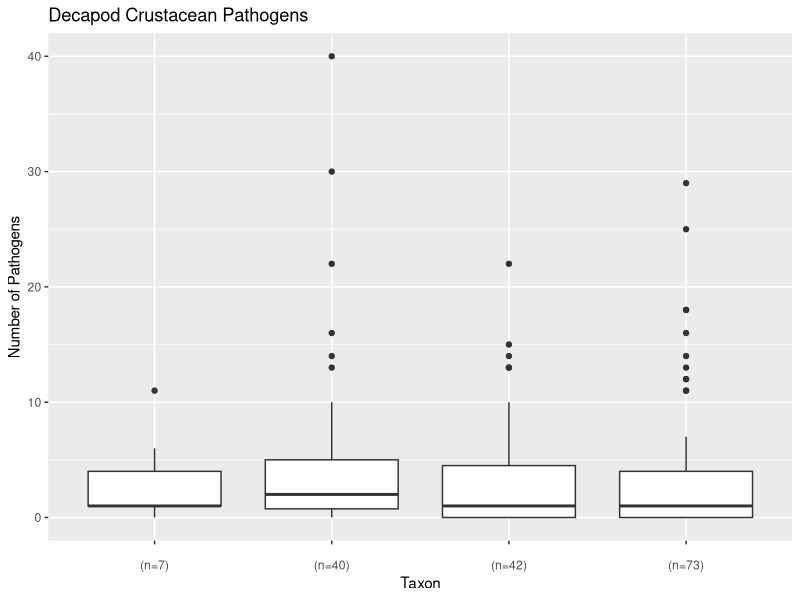
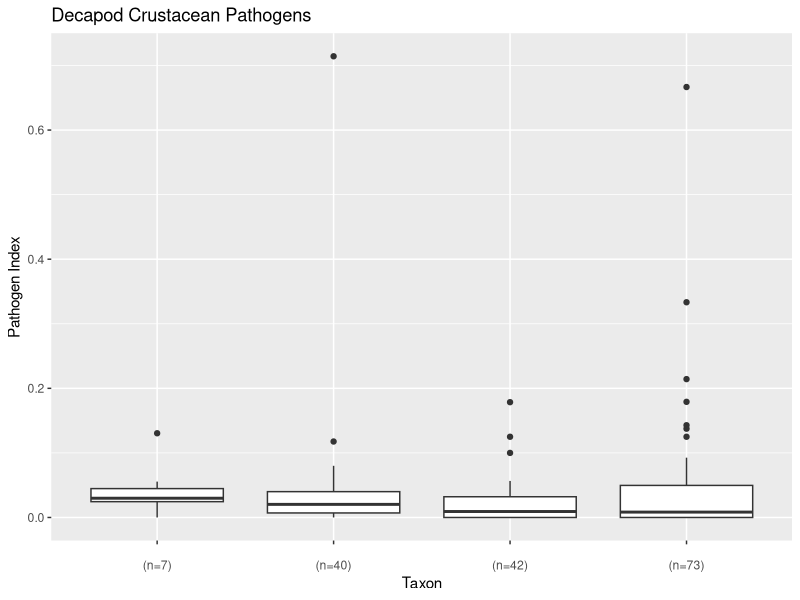
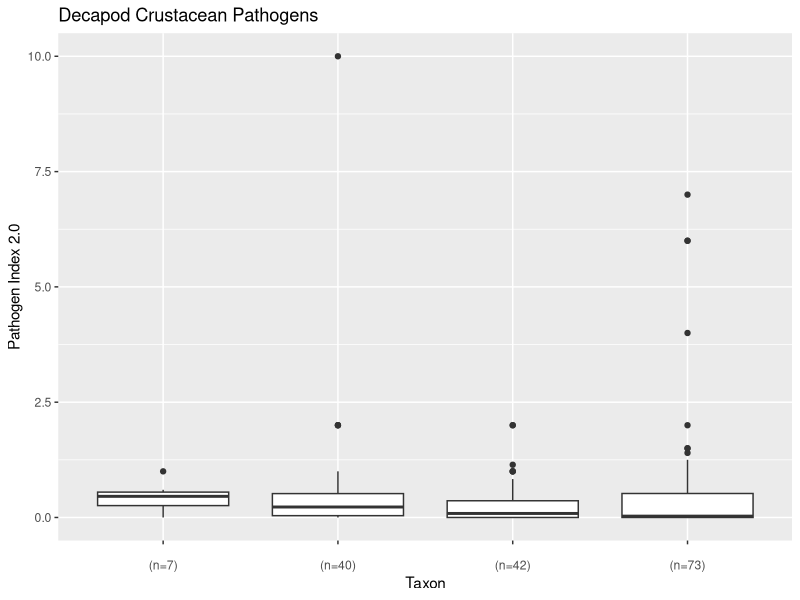
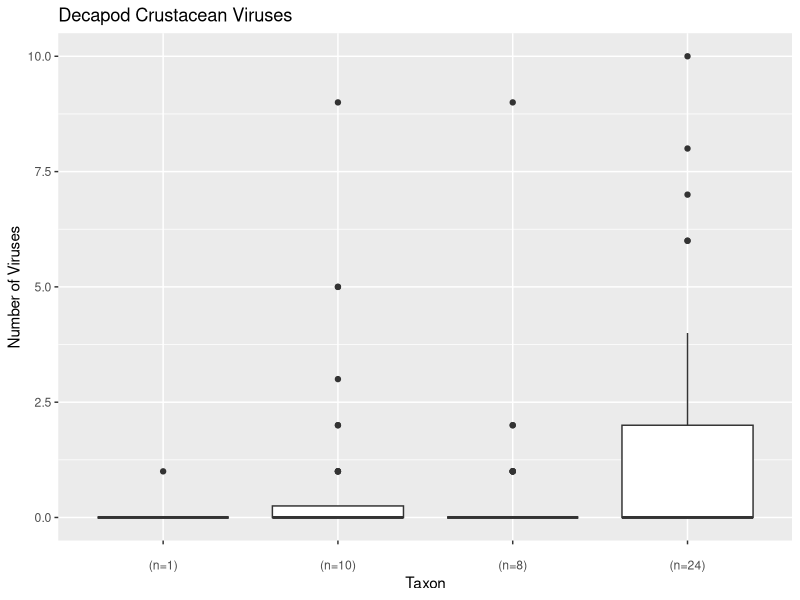
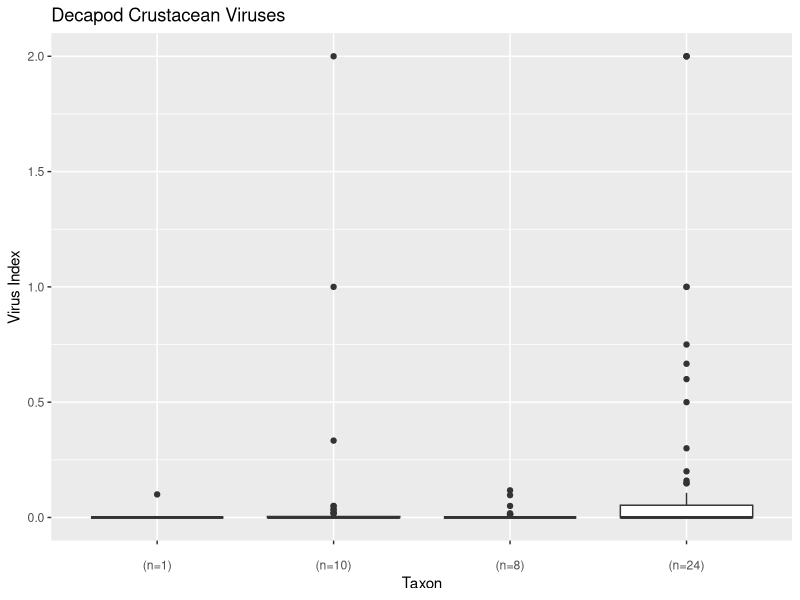
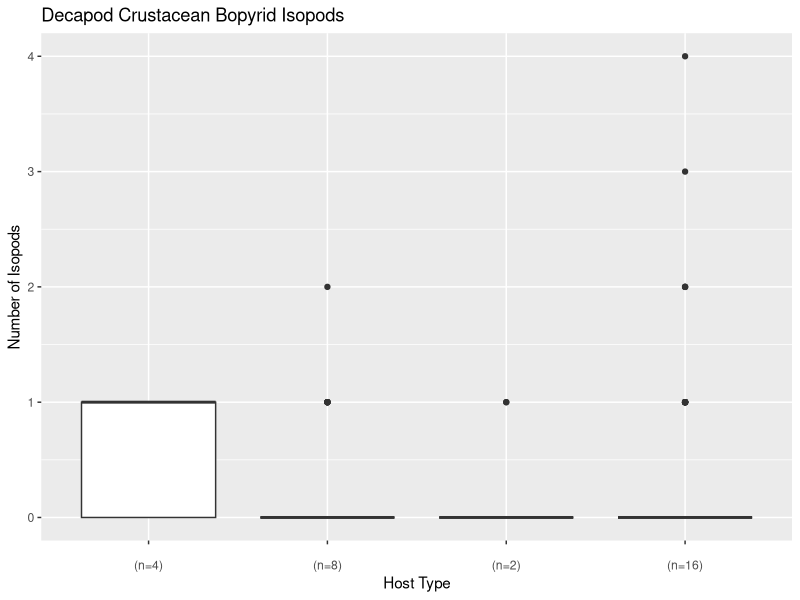
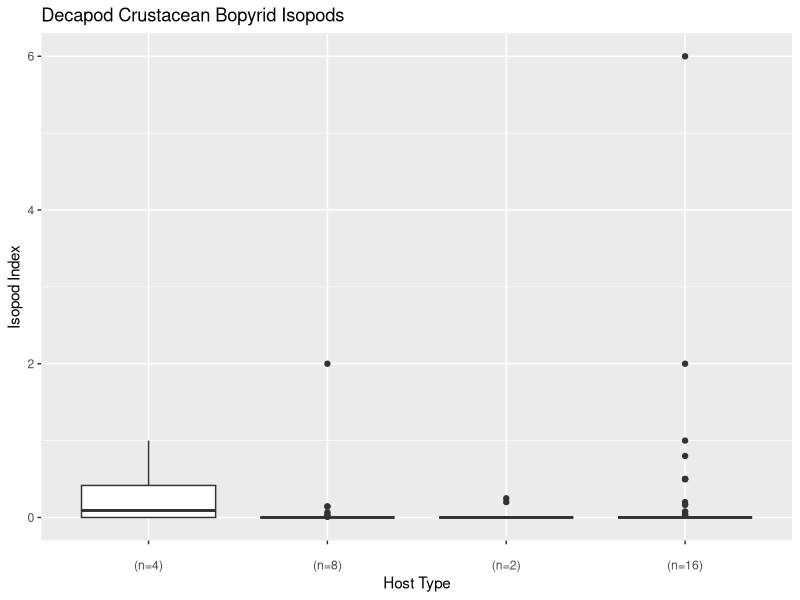
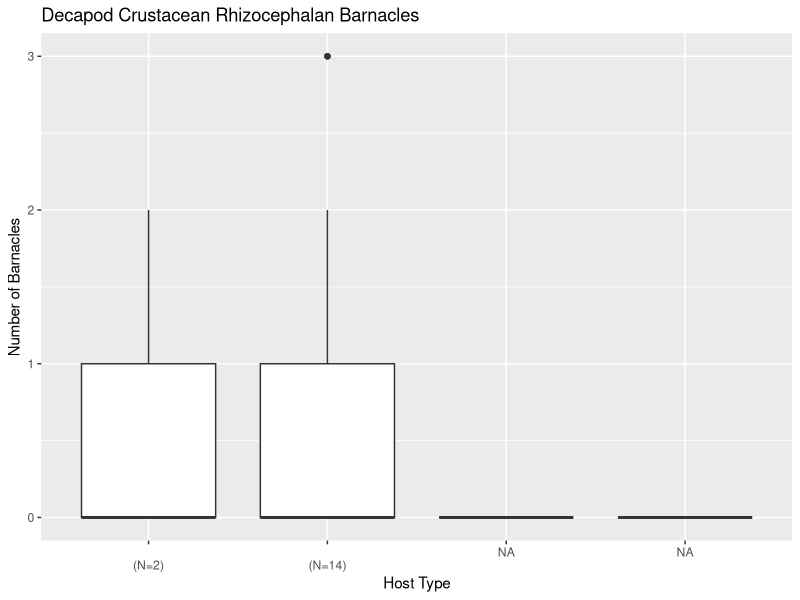

Recreate these plots in R, in order. (Note: this script raises an error after producing the figures.)
#Preliminary Plotting
######################
#162 SPECIES
######################

#####################
#SWEEP ENVIRONMENT
#####################

library(ggplot2)
library(dplyr)
library(cowplot)
library(reshape)


decapods <- read.csv("analyze_data/hosts_clean_pathcounts162.csv")
path_hosts <- read.csv("clean_data/path_hosts_clean.csv")
pathogens <- read.csv("clean_data/pathogen_clean.csv")

#Tasks
#1-Graph total number of pathogens per taxa
#2-Graph # viruses per host type
#3-Graph #isopods per taxa
#4-Graph rhizocephalan barnacles per taxa
#5-Graph # bacteria per taxa
#6-Graph # microsporidians per taxa
#7-Scatterplot number pathogens vs longevity
#8-scatterplot of num_viruses vs longev
#9-#boxplot of aq.hab vs num_pathogens
##*need to make simplified habitat column and continue
#10-boxplot of aq.hab vs num_viruses
#11-graph longevity by taxa
#12-Graph number pathogens by sociality
##*need to add what the scores mean
#13-Graph number of viruses by sociality
#14-Graph tranmission by taxa
#15-Graph requirements by taxa
#16-Graph size by taxa

levels(pathogens$pathogen_type)
#number of different types of pathogens
path_type_count <- pathogens %>% 
  group_by(pathogen_type) %>% 
  count(pathogen_type) %>% 
  rename(c(n="n_paths"))
path_type_count

####################################
#PLOTS


#1-
#Graph total number of pathogens per taxa
#create vector with host_type levels and number of species in each
xlab_path <- paste(levels(decapods$host_type),"\n(n=",
                   table(decapods$host_type),")",sep="")
ggplot(data=decapods, aes(x=host_type,y=num_pathogens))+
  geom_boxplot()+
  labs(x="Taxon",y="Number of Pathogens",title="Decapod Crustacean Pathogens")+
  scale_x_discrete(labels=xlab_path)
#these numbers aren't right

#1.5 Pathogens per taxon per citation (pathogen index)
ggplot(data=decapods, aes(x=host_type,y=num_pathogens/num_results))+
  geom_boxplot()+
  labs(x="Taxon",y="Pathogen Index",title="Decapod Crustacean Pathogens")+
  scale_x_discrete(labels=xlab_path)

#1.5.5 Try different index, divide by # pathogen citations instead
ggplot(data=decapods, aes(x=host_type,y=num_pathogens/path_search_results))+
  geom_boxplot()+
  labs(x="Taxon",y="Pathogen Index 2.0",title="Decapod Crustacean Pathogens")+
  scale_x_discrete(labels=xlab_path)

############
#Path groups by taxon
############

#2-
#Graph # viruses per host type
#create vector with host_type levels and number of each host_type that has viruses
#however, it's plotting all, including those spp with ZERO viruses
xlab_vir <- paste(levels(decapods$host_type),"\n(n=",
                  table(decapods$host_type[decapods$num_viruses>0]),")",sep="")
ggplot(data=decapods, aes(x=host_type,y=num_viruses))+
  geom_boxplot()+
  labs(x="Taxon",y="Number of Viruses",title="Decapod Crustacean Viruses")+
  scale_x_discrete(labels=xlab_vir)

#2.5 virus index per host type
ggplot(data=decapods, aes(x=host_type,y=(num_viruses/path_search_results)))+
  geom_boxplot()+
  labs(x="Taxon",y="Virus Index",title="Decapod Crustacean Viruses")+
  scale_x_discrete(labels=xlab_vir)

#3-
#graph isopods per taxa
#however plotting those with 0
xlab_isopod <- paste(levels(decapods$host_type),"\n(n=",
                     table(decapods$host_type[decapods$num_isopods>0]),")",sep="")
ggplot(data=decapods, aes(x=host_type,y=num_isopods))+
  geom_boxplot()+
  labs(x="Host Type",y="Number of Isopods",title="Decapod Crustacean Bopyrid Isopods")+
  scale_x_discrete(labels=xlab_isopod)
#isopod index
ggplot(data=decapods, aes(x=host_type,y=(num_isopods/path_search_results)))+
  geom_boxplot()+
  labs(x="Host Type",y="Isopod Index",title="Decapod Crustacean Bopyrid Isopods")+
  scale_x_discrete(labels=xlab_isopod)

#4-
#rhizocephalan barnacles per taxa
#however plotting those with 0
xlab_rhiz <- paste(levels(decapods$host_type),"\n(N=",
                   table(decapods$host_type[decapods$num_rhiz>0]),")",sep="")
ggplot(data=decapods, aes(x=host_type,y=num_rhiz))+
  geom_boxplot()+
  labs(x="Host Type",y="Number of Barnacles",title="Decapod Crustacean Rhizocephalan Barnacles")+
  scale_x_discrete(labels=xlab_rhiz)
#barnacle index
ggplot(data=decapods, aes(x=host_type,y=(num_rhiz/path_search_results)))+
  geom_boxplot()+
  labs(x="Host Type",y="Barnacle Index",title="Decapod Crustacean Rhizocephalan Barnacles")+
  scale_x_discrete(labels=xlab_rhiz)

#5-
#Graph # bacteria per taxa
xlab_bacteria <- paste(levels(decapods$host_type),"\n(N=",
                   table(decapods$host_type[decapods$num_bacteria>0]),")",sep="")
ggplot(data=decapods, aes(x=host_type,y=num_bacteria))+
  geom_boxplot()+
  labs(x="Host Type",y="Number of Bacteria Species",title="Decapod Crustacean Bacterial Parasites")+
  scale_x_discrete(labels=xlab_bacteria)
#bacteria index
ggplot(data=decapods, aes(x=host_type,y=(num_bacteria/path_search_results)))+
  geom_boxplot()+
  labs(x="Host Type",y="Bacteria Index",title="Decapod Crustacean Bacterial Parasites")+
  scale_x_discrete(labels=xlab_bacteria)
#5.1
#Graph # intracellular bacteria
xlab_bact_intra <- paste(levels(decapods$host_type),"\n(N=",
                         table(decapods$host_type[decapods$num_bacteria_intra>0]),")",sep="")
ggplot(data=decapods, aes(x=host_type,y=num_bacteria_intra))+
  geom_boxplot()+
  labs(x="Host Type",y="Number of Intracellular Bacteria Species",
       title="Decapod Crustacean Intracellular Bacterial Parasites")+
  scale_x_discrete(labels=xlab_bact_intra)
#intracellular bacteria index
ggplot(data=decapods, aes(x=host_type,y=(num_bacteria_intra/path_search_results)))+
  geom_boxplot()+
  labs(x="Host Type",y="Intracellular Bacteria Index",
       title="Decapod Crustacean Intracellular Bacterial Parasites")+
  scale_x_discrete(labels=xlab_bact_intra)
#5.2
#Graph # extracellular bacteria
xlab_bact_extra <- paste(levels(decapods$host_type),"\n(N=",
                         table(decapods$host_type[decapods$num_bacteria_extra>0]),")",sep="")
ggplot(data=decapods, aes(x=host_type,y=num_bacteria_extra))+
  geom_boxplot()+
  labs(x="Host Type",y="Number of Extracellular Bacteria Species",
       title="Decapod Crustacean Extracellular Bacterial Parasites")+
  scale_x_discrete(labels=xlab_bact_extra)
#intracellular  index
ggplot(data=decapods, aes(x=host_type,y=(num_bacteria_extra/path_search_results)))+
  geom_boxplot()+
  labs(x="Host Type",y="Intracellular Bacteria Index",
       title="Decapod Crustacean Extracellular Bacterial Parasites")+
  scale_x_discrete(labels=xlab_bact_extra)
#6-
#Graph # microsporidians per taxa
xlab_microsp <- paste(levels(decapods$host_type),"\n(N=",
                       table(decapods$host_type[decapods$num_microsp>0]),")",sep="")
ggplot(data=decapods, aes(x=host_type,y=num_microsp))+
  geom_boxplot()+
  labs(x="Host Type",y="Number of Microsporidians",title="Decapod Crustacean Microsporidian Parasites")+
  scale_x_discrete(labels=xlab_microsp)
#microsporidian index
ggplot(data=decapods, aes(x=host_type,y=(num_microsp/path_search_results)))+
  geom_boxplot()+
  labs(x="Host Type",y="Microsporidian Index",title="Decapod Crustacean Microsporidian Parasites")+
  scale_x_discrete(labels=xlab_microsp)

#Graph # apicomplexans
xlab_api <- paste(levels(decapods$host_type),"\n(N=",
                      table(decapods$host_type[decapods$num_api>0]),")",sep="")
ggplot(data=decapods, aes(x=host_type,y=num_api))+
  geom_boxplot()+
  labs(x="Host Type",y="Number of Apicomplexans",title="Decapod Crustacean Apicomplexan Parasites")+
  scale_x_discrete(labels=xlab_api)
#apicomplexan index
ggplot(data=decapods, aes(x=host_type,y=num_api/path_search_results))+
  geom_boxplot()+
  labs(x="Host Type",y="Apicomplexan Index",title="Decapod Crustacean Apicomplexan Parasites")+
  scale_x_discrete(labels=xlab_api)

#graph # cestodes
xlab_cestode <- paste(levels(decapods$host_type),"\n(N=",
                  table(decapods$host_type[decapods$num_cestode>0]),")",sep="")
ggplot(data=decapods, aes(x=host_type,y=num_cestode))+
  geom_boxplot()+
  labs(x="Host Type",y="Number of Cestodes",title="Decapod Crustacean Cestode Parasites")+
  scale_x_discrete(labels=xlab_cestode)
#apicomplexan index
ggplot(data=decapods, aes(x=host_type,y=num_cestode/path_search_results))+
  geom_boxplot()+
  labs(x="Host Type",y="Cestode Index",title="Decapod Crustacean Cestode Parasites")+
  scale_x_discrete(labels=xlab_cestode)

#graph # fungi
xlab_fungi <- paste(levels(decapods$host_type),"\n(N=",
                      table(decapods$host_type[decapods$num_fungi>0]),")",sep="")
ggplot(data=decapods, aes(x=host_type,y=num_fungi))+
  geom_boxplot()+
  labs(x="Host Type",y="Number of Fungi",title="Decapod Crustacean Fungi Parasites")+
  scale_x_discrete(labels=xlab_fungi)
#apicomplexan index
ggplot(data=decapods, aes(x=host_type,y=num_fungi/path_search_results))+
  geom_boxplot()+
  labs(x="Host Type",y="Fungi Index",title="Decapod Crustacean Fungi Parasites")+
  scale_x_discrete(labels=xlab_fungi)

#graph # nematodes
xlab_nematode <- paste(levels(decapods$host_type),"\n(N=",
                    table(decapods$host_type[decapods$num_nematode>0]),")",sep="")
ggplot(data=decapods, aes(x=host_type,y=num_nematode))+
  geom_boxplot()+
  labs(x="Host Type",y="Number of Nematode",title="Decapod Crustacean Nematode Parasites")+
  scale_x_discrete(labels=xlab_nematode)
#apicomplexan index
ggplot(data=decapods, aes(x=host_type,y=num_nematode/path_search_results))+
  geom_boxplot()+
  labs(x="Host Type",y="Nematode Index",title="Decapod Crustacean Nematode Parasites")+
  scale_x_discrete(labels=xlab_nematode)

#graph # trematodes
xlab_trematode <- paste(levels(decapods$host_type),"\n(N=",
                       table(decapods$host_type[decapods$num_trematode>0]),")",sep="")
ggplot(data=decapods, aes(x=host_type,y=num_trematode))+
  geom_boxplot()+
  labs(x="Host Type",y="Number of trematode",title="Decapod Crustacean trematode Parasites")+
  scale_x_discrete(labels=xlab_trematode)
#trematode index
ggplot(data=decapods, aes(x=host_type,y=num_trematode/path_search_results))+
  geom_boxplot()+
  labs(x="Host Type",y="trematode Index",title="Decapod Crustacean trematode Parasites")+
  scale_x_discrete(labels=xlab_trematode)

############
#Host Life History
############
#Longevity
############

#symbol codes:
bem_colors <- c("#D1800B","#694008","#1D6295","#84ACB6")
shapes <- c(0,1,17,3)
#emoji crab: 1f980
#emoji shrimp: 1f990
#don't think there's lobster or hermit crab =(
#emoji snail: 1f40c (for hermit crab??)

#7-
#scatterplot of num_pathogens vs longev
ggplot(data=decapods, aes(x=longev_max,y=num_pathogens,shape=host_type))+
  geom_point()+
  labs(x="Longevity (years)", y="Number of Pathogens")+
  scale_shape_manual(values=shapes,name="Taxon")+
  theme(legend.position=c(.55,.75),legend.title.align=0.5)+
  scale_x_continuous(limit=c(0,110))

#Longev and path number individual taxon graphs
ggplot(data=decapods, aes(x=longev_max,y=num_pathogens))+
  geom_point(shape=1)+
  labs(x="Longevity (years)", y="Number of Pathogens")+
  facet_wrap(~host_type)

#7.5 Longev and pathogen index
ggplot(data=decapods, aes(x=longev_max,y=num_pathogens/path_search_results,
                          shape=host_type))+
  geom_point()+
  labs(x="Longevity (years)", y="Pathogen Index")+
  scale_shape_manual(values=shapes,name="Host Type")+
  theme(legend.position=c(.55,.75),legend.title.align=0.5)

#Longev and path index individual taxon graphs
ggplot(data=decapods, aes(x=longev_max,y=num_pathogens/path_search_results))+
  geom_point(shape=1)+
  labs(x="Longevity (years)", y="Pathogen Index")+
  facet_wrap(~host_type)
#currently the index is adding a point way up high that is "Inf" because dividing by 0
##this should change with new search terms when I do that

#8-
#scatterplot of num_viruses vs longev
ggplot(data=decapods, aes(x=longev_max,y=num_viruses,shape=host_type))+
  geom_point()+
  labs(x="Longevity (years)", y="Number of Viruses")+
  scale_shape_manual(values=shapes,name="Host Type")+
  scale_x_continuous(limit=c(0,70))+
  theme(legend.position=c(.55,.75),legend.title.align=0.5)
#by taxon
ggplot(data=decapods, aes(x=longev_max,y=num_viruses))+
  geom_point(shape=1)+
  labs(x="Longevity (years)", y="Number of Viruses")+
  scale_x_continuous(limit=c(0,70))+
  facet_wrap(~host_type)
#How to Save a plot to main folder if I had a plot called long_vir_plot
ggsave("outputs/bem2018_virus_longev_plot.png",plot=long_vir_plot,
       width=6,
       height=6.7,
       unit=c("in"),
       scale=1)

#8.5 Longevity and virus index
ggplot(data=decapods, aes(x=longev_max,y=virus_index,fill=host_type))+
  geom_point(pch=21,size=1.5,col="black",alpha=.85)+
  labs(x="Longevity (years)", y="Virus Index")+
  scale_fill_manual(values=bem_colors,name="Host Type")
#longevity and virus index by taxon
ggplot(data=decapods, aes(x=longev_max,y=num_viruses/path_search_results))+
  geom_point(shape=1)+
  labs(x="Longevity (years)", y="Viruses Index")+
  scale_x_continuous(limit=c(0,70))+
  facet_wrap(~host_type)

#11-
#Graph longevity by taxa (no pathogen info)
xlab_long <- paste(levels(decapods$host_type),"\n(n=",
                   table(decapods$host_type[decapods$longev_max!="NA"]),")",sep="")
ggplot(data=decapods,aes(x=host_type,y=longev_max))+
  geom_boxplot()+
  scale_x_discrete(labels=xlab_long)+
  labs(x="Taxon",y="Longevity")

################
#Habitat
################
#9-
#boxplot of aq.hab vs num_pathogens
levels(decapods$aq_hab)
lab_hab <- paste(c("Freshwater","Euryhaline","Marine"),"\n(n=",
                   table(decapods$aq_hab),")",sep="")
ggplot(data=decapods, aes(x=aq_hab,y=num_pathogens))+
  geom_boxplot()+
  labs(x="Habitat",y="Number of Pathogens",title="Decapod Crustacean Pathogens")+
  scale_x_discrete(labels=lab_hab,limits=c("fw","euryhaline","marine"))
#pathogen index
ggplot(data=decapods, aes(x=aq_hab,y=num_pathogens/path_search_results))+
  geom_boxplot()+
  labs(x="Habitat",y="Pathogen Index",title="Decapod Crustacean Pathogens")+
  scale_x_discrete(labels=lab_hab,limits=c("fw","euryhaline","marine"))

#10-
#boxplot of aq.hab vs num_viruses
ggplot(data=decapods, aes(x=aq_hab,y=num_viruses))+
  geom_boxplot()+
  labs(x="Habitat",y="Number of Viruses",title="Decapod Crustacean Pathogens")+
  scale_x_discrete(labels=lab_hab,limits=c("fw","euryhaline","marine"))
#virus index
ggplot(data=decapods, aes(x=aq_hab,y=num_viruses/path_search_results))+
  geom_boxplot()+
  labs(x="Habitat",y="Virus Index",title="Decapod Crustacean Pathogens")+
  scale_x_discrete(labels=lab_hab,limits=c("fw","euryhaline","marine"))

##################
#Sociality
##################
  
#12-
#Graph number pathogens by sociality
as.factor(decapods$social_score)
xlab_soc_path <- paste(levels(decapods$social_score),
                       "\n(n=",table(decapods$social_score[decapods$num_pathogens>0]),")",sep="")
ggplot(data=decapods, aes(x=as.factor(social_score),y=num_pathogens))+
  geom_boxplot()+
  labs(x="Social Score",y="Number of Pathogens",title="Decapod Crustacean Pathogens and Sociality")+
  scale_x_discrete(labels=xlab_soc_path)
#extrapolated by family (extrapolates for 32 unknowns)
xlab_soc_fam_path <- paste(levels(decapods$social_score),
                           "\n(n=",table(decapods$fam_soc_score[decapods$num_pathogens>0]),")",sep="")
ggplot(data=decapods, aes(x=as.factor(fam_soc_score),y=num_pathogens))+
  geom_boxplot()+
  labs(x="Sociality",y="Number of Pathogens",title="Decapod Crustacean Pathogens and Sociality")+
  scale_x_discrete(labels=xlab_soc_path)
#with path index instead of count
ggplot(data=decapods, aes(x=as.factor(fam_soc_score),y=num_pathogens/path_search_results))+
  geom_boxplot()+
  labs(x="Sociality",y="Pathogen Index",title="Decapod Crustacean Pathogens and Sociality")+
  scale_x_discrete(labels=xlab_soc_path)

#13-
#Graph number of viruses by sociality
#extrapolated by family
xlab_soc_vir <- paste(levels(decapods$social_score),"\n(n=",
                  table(decapods$fam_soc_score[decapods$num_viruses>0]),")",sep="")
ggplot(data=decapods, aes(x=fam_soc_score,y=num_viruses))+
  geom_boxplot()+
  labs(x="Sociality",y="Number of Viruses",title="Decapod Crustacean Viruses and Sociality")+
  scale_x_discrete(labels=xlab_soc_vir)
#virus index
ggplot(data=decapods, aes(x=fam_soc_score,y=num_viruses/path_search_results))+
  geom_boxplot()+
  labs(x="Sociality",y="Virus Index",title="Decapod Crustacean Viruses and Sociality")+
  scale_x_discrete(labels=xlab_soc_vir)

#####################
#Pathogen Characteristics
#####################

#14-Graph tranmission by taxa
xlab_trans <- paste(levels(decapods$host_type),
                    "\n(n=",table(decapods$host_type[decapods$num_pathogens>0]),")",sep="")
dec_trans <- decapods %>% 
  select(host_type, num_complex, num_direct) %>% 
  melt(id="host_type")

ggplot(data=dec_trans,aes(x=host_type,y=value,fill=variable))+
  geom_boxplot()+
  labs(x="Taxon",y="Number of Pathogens")
#index
dec_trans_index <- decapods %>% 
  select(host_type, num_complex, num_direct,path_search_results) %>% 
  mutate(complex=num_complex/path_search_results) %>% 
  mutate(direct=num_direct/path_search_results) %>% 
  select(host_type,complex,direct) %>% 
  melt(id="host_type")
ggplot(data=dec_trans_index,aes(x=host_type,y=value,fill=variable))+
  geom_boxplot()+
  labs(x="Taxon",y="Pathogen Index")
#proportion direct
ggplot(data=decapods, aes(x=host_type,y=prop_direct))+
  geom_boxplot()+
  labs(x="Taxon",y="Proportion with Direct Transmission",title="Decapod Crustacean Parasite Tranmission Type")+
  scale_x_discrete(labels=xlab_trans)


#15-Graph requirements by taxa
xlab_req <- paste(levels(decapods$host_type),
                  "\n(n=",table(decapods$host_type[decapods$num_pathogens>0]),")",sep="")
dec_req <- decapods %>% 
  select(host_type, num_obligate, num_opportunist) %>% 
  melt(id="host_type")
ggplot(data=dec_req,aes(x=host_type,y=value,fill=variable))+
  geom_boxplot()+
  labs(x="Taxon",y="Number of Pathogens")
#index
dec_req_index <- decapods %>% 
  select(host_type, num_obligate, num_opportunist, path_search_results) %>% 
  mutate(obligate=num_obligate/path_search_results) %>% 
  mutate(opportunist=num_opportunist/path_search_results) %>% 
  select(host_type,obligate,opportunist) %>% 
  melt(id="host_type")
ggplot(data=dec_req_index,aes(x=host_type,y=value,fill=variable))+
  geom_boxplot()+
  labs(x="Taxon",y="Pathogen Index")
#proportion obligate
ggplot(data=decapods, aes(x=host_type,y=prop_obligate))+
  geom_boxplot()+
  labs(x="Taxon",y="Proportion Obligate Parasites",title="Decapod Crustacean Parasite Tranmission Type")+
  scale_x_discrete(labels=xlab_req)

#16-Graph size by taxa
xlab_pathsize <- paste(levels(decapods$host_type),"\n(n=",
                       table(decapods$host_type[decapods$num_pathogens>0]),")",sep="")
dec_size <- decapods %>% 
  select(host_type, num_macro, num_micro) %>% 
  melt(id="host_type")
ggplot(data=dec_size,aes(x=host_type,y=value,fill=variable))+
  geom_boxplot()+
  labs(x="Taxon",y="Number of Pathogens")
#index
dec_size_index <- decapods %>% 
  select(host_type, num_macro, num_micro, path_search_results) %>% 
  mutate(macro=num_macro/path_search_results) %>% 
  mutate(micro=num_micro/path_search_results) %>% 
  select(host_type,macro,micro) %>% 
  melt(id="host_type")
ggplot(data=dec_size_index,aes(x=host_type,y=value,fill=variable))+
  geom_boxplot()+
  labs(x="Taxon",y="Pathogen Index")
#proportion macro
ggplot(data=decapods, aes(x=host_type,y=prop_macro))+
  geom_boxplot()+
  labs(x="Taxon",y="Proportion Macro Parasites",title="Decapod Crustacean Parasite Tranmission Type")+
  scale_x_discrete(labels=xlab_pathsize)

######################
#Host Summary Graphs
######################
blank_theme <- theme_minimal()+
  theme(
    axis.title.x = element_blank(),
    axis.title.y = element_blank(),
    panel.border = element_blank(),
    panel.grid=element_blank(),
    axis.ticks = element_blank(),
    plot.title=element_text(size=14, face="bold")
  )

#Host Type
ggplot(decapods,aes(x=factor(1),fill=host_type))+
  geom_bar(width=1)+
  coord_polar("y")+
  blank_theme+
  theme(axis.text.x=element_blank(),
        axis.text.y=element_blank())

#geom_text(aes(y=host_type + c(0,cumsum(host_type)[length(host_type)]), label=length(host_type)))
#needs labels!!
#habitat
ggplot(decapods,aes(x=factor(1),fill=aq_hab))+
  geom_bar(width=1)+
  coord_polar("y")+
  blank_theme+
  theme(axis.text.x=element_blank(),
        axis.text.y=element_blank())

#sociality
ggplot(decapods,aes(x=factor(1),fill=fam_soc_score))+
  geom_bar(width=1)+
  coord_polar("y")+
  blank_theme+
  theme(axis.text.x=element_blank(),
        axis.text.y=element_blank())

#production type
ggplot(decapods,aes(x=factor(1),fill=production_type))+
  geom_bar(width=1)+
  coord_polar("y")+
  blank_theme+
  theme(axis.text.x=element_blank(),
        axis.text.y=element_blank())

########################
#Parasite summary graphs
#######################
#pathogen type
ggplot(pathogens,aes(x=factor(1),fill=pathogen_type))+
  geom_bar(width=1)+
  coord_polar("y")+
  blank_theme+
  theme(axis.text.x=element_blank(),
        axis.text.y=element_blank())

#virus type
virus <- pathogens %>% 
  filter(pathogen_type=="virus")
#54 viruses
ggplot(virus,aes(x=factor(1),fill=virus_type))+
  geom_bar(width=1)+
  coord_polar("y")+
  blank_theme+
  theme(axis.text.x=element_blank(),
        axis.text.y=element_blank())
#transmission
ggplot(pathogens,aes(x=factor(1),fill=transmission))+
  geom_bar(width=1)+
  coord_polar("y")+
  blank_theme+
  theme(axis.text.x=element_blank(),
        axis.text.y=element_blank())
#requirements
ggplot(pathogens,aes(x=factor(1),fill=requirement))+
  geom_bar(width=1)+
  coord_polar("y")+
  blank_theme+
  theme(axis.text.x=element_blank(),
        axis.text.y=element_blank())
#size
ggplot(pathogens,aes(x=factor(1),fill=size))+
  geom_bar(width=1)+
  coord_polar("y")+
  blank_theme+
  theme(axis.text.x=element_blank(),
        axis.text.y=element_blank())
